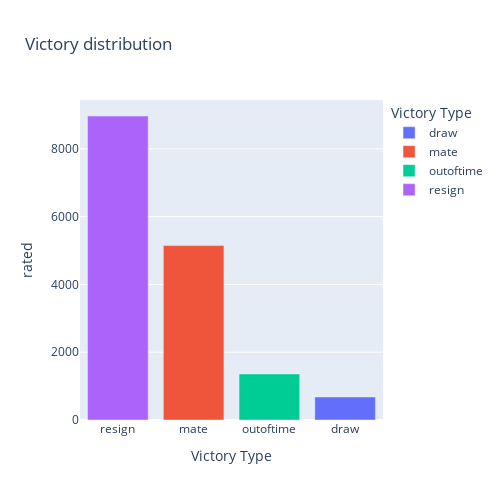

Notebook cell for this chart:
### Code cell
tidy = df.groupby("victory_status").sum().reset_index()
fig = px.bar(tidy, x="victory_status", y="rated", color="victory_status", title="Victory distribution", labels={"victory_status": "Victory Type"})
fig.update_layout(autosize=False, width=500, height=500, xaxis={'categoryorder':'total descending'})
fig.show()

### Figure 1 — Plotly figure (JSON) as saved in the notebook; plotly's stock layout.template omitted (floating-point values rounded to 4 significant figures)
{"data": [{"alignmentgroup": "True", "hovertemplate": "Victory Type=%{x}<br>rated=%{y}<extra></extra>", "legendgroup": "draw", "marker": {"color": "#636efa", "pattern": {"shape": ""}}, "name": "draw", "offsetgroup": "draw", "orientation": "v", "showlegend": true, "textposition": "auto", "type": "bar", "x": ["draw"], "xaxis": "x", "y": [681], "yaxis": "y"}, {"alignmentgroup": "True", "hovertemplate": "Victory Type=%{x}<br>rated=%{y}<extra></extra>", "legendgroup": "mate", "marker": {"color": "#EF553B", "pattern": {"shape": ""}}, "name": "mate", "offsetgroup": "mate", "orientation": "v", "showlegend": true, "textposition": "auto", "type": "bar", "x": ["mate"], "xaxis": "x", "y": [5146], "yaxis": "y"}, {"alignmentgroup": "True", "hovertemplate": "Victory Type=%{x}<br>rated=%{y}<extra></extra>", "legendgroup": "outoftime", "marker": {"color": "#00cc96", "pattern": {"shape": ""}}, "name": "outoftime", "offsetgroup": "outoftime", "orientation": "v", "showlegend": true, "textposition": "auto", "type": "bar", "x": ["outoftime"], "xaxis": "x", "y": [1359], "yaxis": "y"}, {"alignmentgroup": "True", "hovertemplate": "Victory Type=%{x}<br>rated=%{y}<extra></extra>", "legendgroup": "resign", "marker": {"color": "#ab63fa", "pattern": {"shape": ""}}, "name": "resign", "offsetgroup": "resign", "orientation": "v", "showlegend": true, "textposition": "auto", "type": "bar", "x": ["resign"], "xaxis": "x", "y": [8969], "yaxis": "y"}], "layout": {"autosize": false, "barmode": "relative", "height": 500, "legend": {"title": {"text": "Victory Type"}, "tracegroupgap": 0}, "title": {"text": "Victory distribution"}, "width": 500, "xaxis": {"anchor": "y", "autorange": true, "categoryarray": ["draw", "mate", "outoftime", "resign"], "categoryorder": "total descending", "domain": [0, 1], "range": [-0.5, 3.5], "title": {"text": "Victory Type"}, "type": "category"}, "yaxis": {"anchor": "x", "autorange": true, "domain": [0, 1], "range": [0, 9441.0], "title": {"text": "rated"}, "type": "linear"}}}
